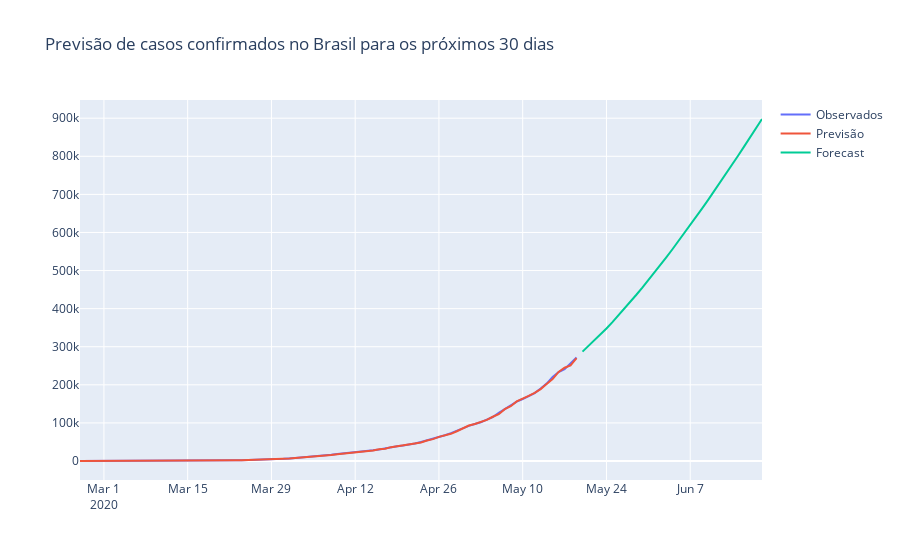

Source (notebook cell):
### Code cell
fig = go.Figure(go.Scatter(
    x = confirmados.index, y = confirmados, name = "Observados"
))
fig.add_trace(go.Scatter(
    x = confirmados.index, y = modelo.predict_in_sample(), name = "Previsão"
))
fig.add_trace(go.Scatter(
    x = pd.date_range('2020-05-20', '2020-06-20'), y = modelo.predict(31), name='Forecast'
))
fig.update_layout(title = "Previsão de casos confirmados no Brasil para os próximos 30 dias")
fig.show()
